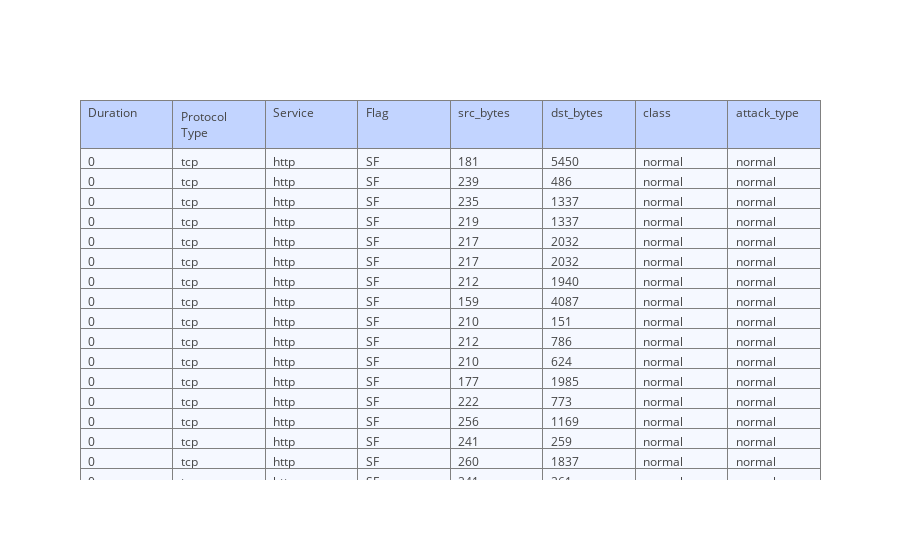

Notebook code cell kept with this figure:
### Markdown cell above
We colored the anomalous entries in pink (there's only a couple in the first 1000 entries). Plotly makes it very easy to generate a table with a lot of entries. You can simply scroll down to see all entries. In the cell below, we show a subset of all columns. There are 41 features in this dataset. In the table below, we showcase a subset of these features.

### Code cell
def event_data_table(df, nb_examples=1000): 
    """ This function will display a table of examples from the dataset.
    For entries that are classified as network intrusion (class != normal), 
    we use a different color (pink) to highlight that particular entry. 
    
    Args: 
    
    - nb_examples (int): Number of examples to show. Keep it less than a few 1K's. 
    
    Returns: 
    - Plotly figure 
    
    """
    # Number of instances to show: 
    nb_examples = nb_examples 
    df = df[0:nb_examples]
    color_vals = ['#F5F8FF'] * nb_examples
    
    # high data entries. We are using a different color for that entry: 
    # We recommend you try different combinations of colors. 
    ids = df.loc[df['class'] != 'normal'].index.values
    for i in ids: 
        color_vals[i] = 'pink'
    
    # We are using Plotly's graph object Table() to display a subset of the 
    # rows and columns.
    trace = go.Table(header=dict(values=['Duration','Protocol Type','Service', 
                                         'Flag', 'src_bytes', 'dst_bytes', 
                                         'class', 'attack_type'], 
                                 fill=dict(color='#C2D4FF'), align=['left'] * 5),
                     cells=dict(values=[df.duration, df.protocol_type, 
                                        df.service, df.flag, 
                                        df.src_bytes, df.dst_bytes, df['class'], 
                                        df['attack_type']], 
                                fill=dict(color=[color_vals]), 
                                align=['left']*5))
    data = [trace]
    fig = go.Figure(data=data)
    return fig 

# display the table 
fig = event_data_table(df1)
iplot(fig, filename='table')

### Figure 1 — Plotly figure (JSON) as saved in the notebook; plotly's stock layout.template omitted (floating-point values rounded to 4 significant figures; data arrays with more than 128 entries replaced by an {"elided": "..."} marker saying what was removed)
{"data": [{"cells": {"align": ["left", "left", "left", "left", "left"], "fill": {"color": {"elided": "1x1000 str values"}}, "values": {"elided": "8x1000 mixed values"}}, "header": {"align": ["left", "left", "left", "left", "left"], "fill": {"color": "#C2D4FF"}, "values": ["Duration", "Protocol Type", "Service", "Flag", "src_bytes", "dst_bytes", "class", "attack_type"]}, "type": "table"}], "layout": {}}
